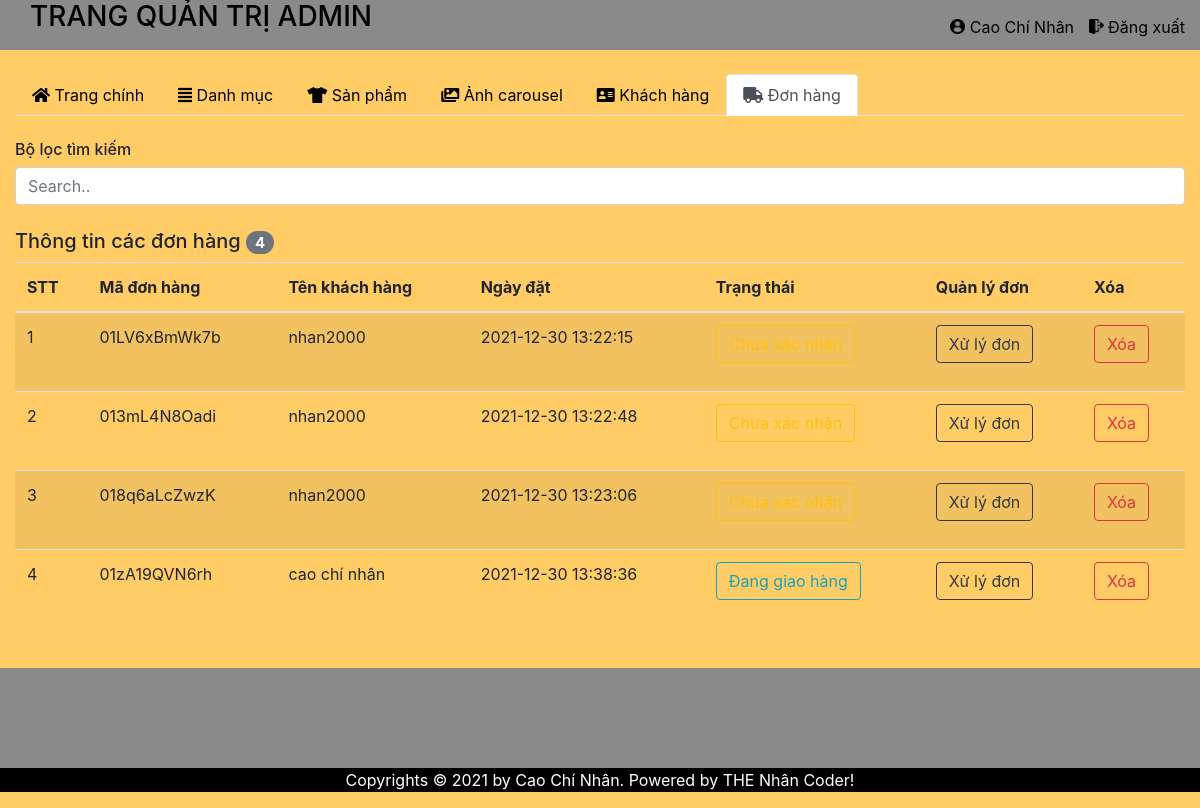
The page /admin/donhang.php (signed in) on the database its author committed.
### tables this page shows
CREATE TABLE `diachi_donhang` (
  `id` int(11) NOT NULL,
  `ma_donhang` varchar(100) NOT NULL,
  `id_user` int(11) NOT NULL,
  `phone` varchar(11) NOT NULL,
  `diachi` text NOT NULL,
  `ghichu` text NOT NULL,
  `thanhtoan` int(11) NOT NULL,
  `ngay_dat` timestamp NOT NULL DEFAULT current_timestamp() ON UPDATE current_timestamp(),
  `trang_thai` int(11) NOT NULL,
  `name` varchar(255) NOT NULL,
  `email` varchar(255) NOT NULL
);

### admin/donhang.php (the view, shortened to what this page needs)
<?php
include 'header.php';
$cac_don_hang = mysqli_query($conn, "SELECT *  FROM diachi_donhang ORDER BY trang_thai ASC");
?>
<ul class="nav nav-tabs">
  <li class="nav-item">
    <a class="nav-link " href="index.php"><i class="fas fa-home"></i> Trang chính</a>
  </li>
  </li>  <li class="nav-item">
    <a class="nav-link " href="category.php"><i class="fas fa-align-justify"></i> Danh mục</a>
  </li>
  <li class="nav-item">
    <a class="nav-link " href="product.php"><i class="fas fa-tshirt"></i> Sản phẩm</a>
  </li>
  <li class="nav-item">
    <a class="nav-link" href="carousel.php"><i class="fas fa-images"></i> Ảnh carousel</a>
  </li>
  <li class="nav-item">
    <a class="nav-link " href="users.php"><i class="fas fa-address-card"></i> Khách hàng</a>
  </li>
  <li class="nav-item">
    <a class="nav-link active" href="donhang.php"><i class="fas fa-truck"></i> Đơn hàng</a>
  </li>
</ul>
<br>
<h6>Bộ lọc tìm kiếm</h6>
<input class="form-control" id="myInput" type="text" placeholder="Search..">
<br>
<h5>Thông tin các đơn hàng <span class="badge badge-secondary badge-pill"><?php echo mysqli_num_rows($cac_don_hang) ?></span></h5>
<table class="table table-striped">
  <thead>
    <tr>
      <th>STT</th>
      <th>Mã đơn hàng</th>
      <th>Tên khách hàng</th>
      <th>Ngày đặt</th>
      <th>Trạng thái</th>
      <th>Quản lý đơn</th>
      <th>Xóa</th>
    </tr>
  </thead>
  <tbody id="myTable">
    <?php foreach ($cac_don_hang as $key => $value) { ?>
      <tr>
        <td><?php echo $key + 1 ?></td>
        <td><?php echo $value['ma_donhang'] ?></td>
        <td><?php echo $value['name'] ?></td>
        <td><?php echo $value['ngay_dat'] ?></td>
        <td>
          <?php if($value['trang_thai'] == 0) { ?>
                <p class="btn btn-outline-warning">Chưa xác nhận</p>
            <?php  } elseif($value['trang_thai'] == 1) { ?>
                  <p class="btn btn-outline-info">Đang giao hàng</p>
              <?php  } else { ?>
                    <p class="btn btn-outline-success">Đã hoàn thành</p>
                <?php  }  ?>
                <?php if($value['trang_thai'] > 1) { ?>
                  <td><a href="xuly.php?ma_donhang=<?php echo $value['ma_donhang'] ?>" class="btn btn-outline-success">Xem chi tiết</a></td>
                  <td><a onclick="return confirm('Xóa đơn hàng này ?')" href="xoa_donhang.php?ma_donhang=<?php echo $value['ma_donhang'] ?>" class="btn btn-outline-danger">Xóa</a></td>
                  <?php  } else { ?>
                <td><a href="xuly.php?ma_donhang=<?php echo $value['ma_donhang'] ?>" class="btn btn-outline-dark">Xử lý đơn</a></td>
                <td><a onclick="return confirm('Xóa đơn hàng này ?')" href="xoa_donhang.php?ma_donhang=<?php echo $value['ma_donhang'] ?>" class="btn btn-outline-danger">Xóa</a></td>
                <?php  }  ?>
      </tr>
    <?php  } ?>
  </tbody>
</table>
<?php
include 'footer.php';
?>

### css/style-admin.css (style rules this page uses)
* { margin: 0; padding: 0; }
body { background-color:rgb(255, 204, 102); }
a { color: black; }

### rows shown on the page
diachi_donhang: ma_donhang "01LV6xBmWk7b", name "nhan2000", ngay_dat "2021-12-30 13:22:15"
diachi_donhang: ma_donhang "013mL4N8Oadi", name "nhan2000", ngay_dat "2021-12-30 13:22:48"
diachi_donhang: ma_donhang "018q6aLcZwzK", name "nhan2000", ngay_dat "2021-12-30 13:23:06"
diachi_donhang: ma_donhang "01zA19QVN6rh", name "cao chí nhân", ngay_dat "2021-12-30 13:38:36", trang_thai "Đang giao hàng"

### other values the page prints
$admin['name'] "Cao Chí Nhân"
mysqli_num_rows($cac_don_hang) "4"
